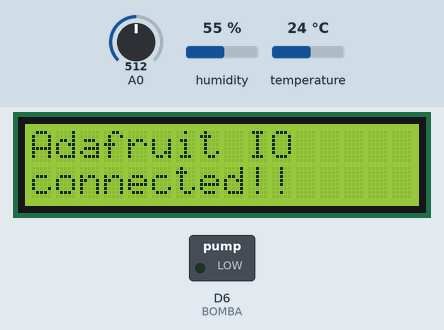
Simulated run of this sketch. Board: ESP8266 (NodeMCU). Shown: 16×2 character LCD, switched loads named in the sketch (green lamp = pin HIGH). Inputs (shaded band) come from the test bench; at power-on: A0 = 512, humidity 55 %, temperature 24 °C. What the sketch prints to the serial monitor is not drawn.

Above: at 1.8 s.
At 4.4 s:
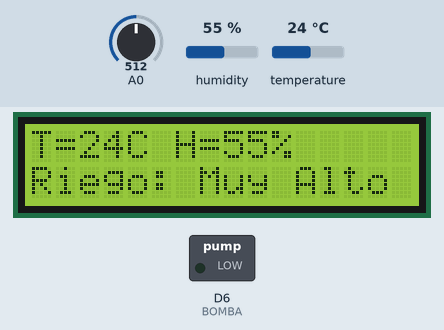
4.5 s: A0 set to 422
At 5.3 s:
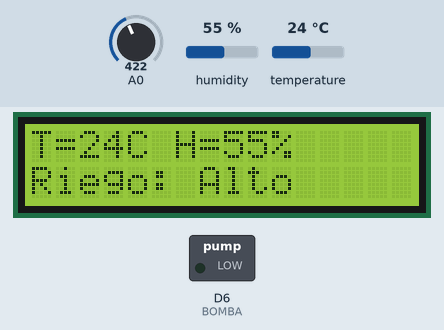
6.1 s: A0 set to 306
At 7.8 s:
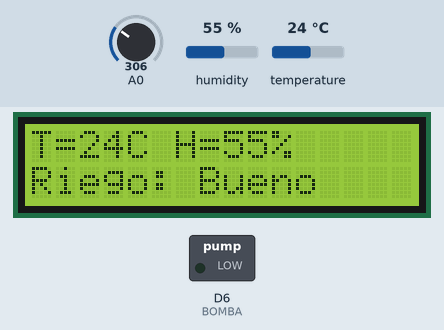
12.3 s: A0 set to 231
13.8 s: A0 set to 203
At 14.5 s:
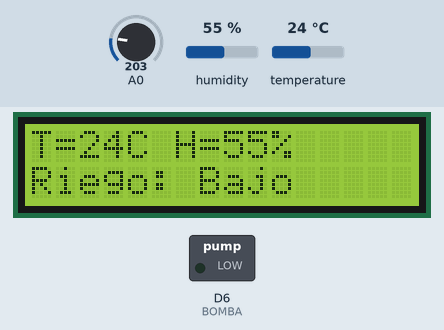
15.3 s: A0 set to 117
21.5 s: A0 set to 100
At 22.4 s:
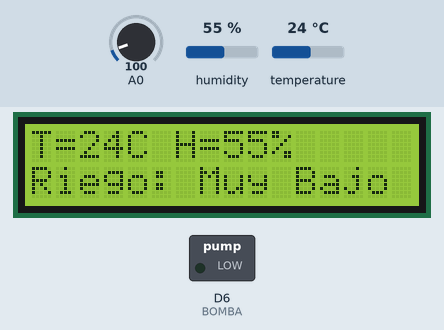
Timing chart, 0 to 24.0 s (numbered marks = the images above; inputs shaded):
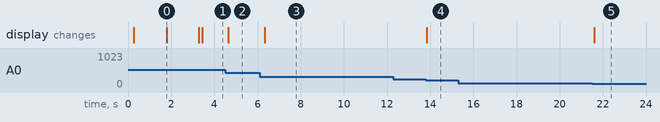

Measured:
- the behaviour switches between 217 and 216 on A0 (found by bisection; images 3 and 4)
- the behaviour switches between 109 and 108 on A0 (found by bisection; images 4 and 5)
- after the input at 4.5 s, the display: changes after 0.15 s (image 2)
- after the input at 6.1 s, the display: changes after 0.24 s (image 3)
- after the input at 12.3 s, every drawn part: stays the same
- after the input at 13.8 s, the display: changes at once (image 4)
- after the input at 15.3 s, every drawn part: stays the same
- after the input at 21.5 s, the display: changes after 0.09 s (image 5)
- what the display in image 0 shows lasts 1.5 s, from 1.8 s to 3.3 s

The sketch:

Proyecto_Interfaces_Adafruit_V7.ino.ino
```cpp
#define D0 16
//#define D1 5 SCL para Display
//#define D2 4 SDA para Display
#define D3 0
#define D4 2
#define D5 14
#define BOMBA 12
#define D7 13
#define D8 15

#include <Adafruit_Sensor.h>
#include <DHT.h>
#include <LiquidCrystal_I2C.h>
#include <Ticker.h>  //Ticker Library

//Declaración de Ticker para un tiempo1 es un pseudo-temporizador se usará más adelante
Ticker tiempo1;
Ticker tiempo2;

//Credenciales adafruit

#define IO_USERNAME  "jonloredo"
#define IO_KEY       "41a895c49a304c1eb9786a6900b6b54e"

//Credenciales Wifi

/******************************* WIFI **************************************/

#define WIFI_SSID   "Totalplay-549E"
#define WIFI_PASS   "549EC05675mRFp3U"

/*#define WIFI_SSID   "jonloredoWiFi"
#define WIFI_PASS   "labrador86"*/

#include "AdafruitIO_WiFi.h"

#if defined(USE_AIRLIFT) || defined(ADAFRUIT_METRO_M4_AIRLIFT_LITE)
  // Configure the pins used for the ESP32 connection
  #if !defined(SPIWIFI_SS) // if the wifi definition isnt in the board variant
    // Don't change the names of these #define's! they match the variant ones
    #define SPIWIFI SPI
    #define SPIWIFI_SS 10  // Chip select pin
    #define SPIWIFI_ACK 9  // a.k.a BUSY or READY pin
    #define ESP32_RESETN 6 // Reset pin
    #define ESP32_GPIO0 -1 // Not connected
  #endif
  AdafruitIO_WiFi io(IO_USERNAME, IO_KEY, WIFI_SSID, WIFI_PASS, SPIWIFI_SS, SPIWIFI_ACK, ESP32_RESETN, ESP32_GPIO0, &SPIWIFI);
#else
  AdafruitIO_WiFi io(IO_USERNAME, IO_KEY, WIFI_SSID, WIFI_PASS);
#endif

/**********************************************/


// DHT Sensor e inicialización

#define DHTTYPE DHT11


uint8_t DHTPin = D5;
DHT dht(DHTPin, DHTTYPE);


// set up the 'temperature' and 'humidity' feeds
  AdafruitIO_Feed *temperatura2io = io.feed("temperatura_dht11");
  AdafruitIO_Feed *humedad2io = io.feed("humedad_dht11");

// Adafruit riego
  AdafruitIO_Feed *nriegosensor = io.feed("nivel_de_riego");

// set up the 'regar' feed para activar función en dashboard adafruit
  AdafruitIO_Feed *regar = io.feed("regar");
  AdafruitIO_Feed *autom = io.feed("autom");
  int autom_feed;


float temperatura_dht11;
float humedad_dht11;

//Variables riego
int value;
String n_riego;

//Constructor LCD
LiquidCrystal_I2C lcd(0x3F, 16, 2);


void setup() {

  Serial.begin(115200);
  delay(100);

 // Definimos pin asignado a BOMBA como salida
  pinMode(BOMBA, OUTPUT);

//Setup para LCD
  lcd.begin(16,2);
  lcd.init();
  lcd.backlight();

//Definición de Pin para DHT e inicialización
  pinMode(DHTPin, INPUT);

  dht.begin();

    // connect to io.adafruit.com
  Serial.println();
  Serial.println("Connecting to Adafruit IO");
  io.connect();

  lcd.clear();
  lcd.setCursor(0, 0);
  lcd.print("Connecting to");
  lcd.setCursor(0, 1);
  lcd.print("Adafruit IO ...");
  delay(1500);

  // set up a message handler for the 'digital' feed.
  // the handleMessage function (defined below)
  // will be called whenever a message is
  // received from adafruit io.
  // Adafruit IO Digital Output Example
  // Tutorial Link: https://learn.adafruit.com/adafruit-io-basics-digital-output

  regar->onMessage(handleMessage); // Configurar con el nombre de mi feed 'regar'
  autom->onMessage(handleMessage2);  // Configurar con el nombre de mi feed 'autom'

  // wait for a connection
  int i=0;
  lcd.clear();
  while(io.status() < AIO_CONNECTED) {
  Serial.print(".");
  lcd.setCursor(i, 1);
  lcd.print(".");
  i++;
  if(i==15){
  lcd.clear();
  }

  delay(500);
  }

  // we are connected
  Serial.println();
  Serial.println(io.statusText());
  regar->get(); // Configurar con el nombre de mi feed 'regar'
  autom->get(); // Configurar con el nombre de mi feed 'autom'

  lcd.clear();
  lcd.setCursor(0, 0);
  lcd.print("Adafruit IO");
  lcd.setCursor(0, 1);
  lcd.print("connected!!");
  delay(1500);
  lcd.clear();

  /*Se utiliza Ticker como pseudo-temporizador cada 30 segundos llamando la
  función nivel_riego() con operador attach para poder seguir haciendo llamadas a otras funciones en
  el programa ej enlace https://circuits4you.com/2018/01/02/esp8266-timer-ticker-example/ */
  tiempo1.attach(30,nivel_riego);
  tiempo2.attach(2,automata);

}

void loop() {

  // io.run(); is required for all sketches.
  // it should always be present at the top of your loop
  // function. it keeps the client connected to
  // io.adafruit.com, and processes any incoming data.
  io.run();

//Lectura y muestra de datos de DHT11 en pantalla LCD

temperatura_dht11 = dht.readTemperature(); // Gets the values of the temperature
humedad_dht11 = dht.readHumidity(); // Gets the values of the humidity

  //Mostrar valores de Temperatura y humedad en monitor serial y pantalla LCD
  Serial.print("Temperatura: ");
  Serial.println(temperatura_dht11);

  Serial.print("Humedad: ");
  Serial.println(humedad_dht11);

  lcd.setCursor(0, 0);
  lcd.print("T=");
  lcd.setCursor(2, 0);
  lcd.print(temperatura_dht11);
  lcd.setCursor(4,0);
  lcd.print("C  ");

  lcd.setCursor(6, 0);
  lcd.print("H=");
  lcd.setCursor(8, 0);
  lcd.print(humedad_dht11);
  lcd.setCursor(10,0);
  lcd.print("%  ");

  /*Mostrará niveles de riego en cinco niveles diferentes dependiendo el voltaje
  de entrada a pin A0 y mostrará salida ocupando toda la segunda fila del LCD*/
  value= analogRead(A0);

    if(value>432){
    n_riego = String("Muy Alto");
    Serial.print("Nivel de Riego: ");
    Serial.println(n_riego);

    lcd.setCursor(0, 1);
    lcd.print("Riego: Muy Alto");
   }

    if(value>324 && value<=432){
    n_riego = String("Alto");
    Serial.print("Nivel de Riego: ");
    Serial.println(n_riego);

    lcd.setCursor(0, 1);
    lcd.print("Riego: Alto     ");
   }

    if(value>216 && value<=324){
    n_riego = String("Bueno");
    Serial.print("Nivel de Riego: ");
    Serial.println(n_riego);

    lcd.setCursor(0, 1);
    lcd.print("Riego: Bueno    ");
   }

    if(value>108 && value<=216){
    n_riego = String("Bajo");
    Serial.print("Nivel de Riego: ");
    Serial.println(n_riego);

    lcd.setCursor(0, 1);
    lcd.print("Riego: Bajo     ");
   }

    if(value<=108){
    n_riego = String("Muy Bajo");
    Serial.print("Nivel de Riego: ");
    Serial.println(n_riego);

    lcd.setCursor(0, 1);
    lcd.print("Riego: Muy Bajo ");
   }

delay(100);

}

//Función para envíar valores de nivel de riego, temperatura y humedad a Adafruit

void nivel_riego(){

  temperatura2io->save(temperatura_dht11);
  humedad2io->save(humedad_dht11);
  nriegosensor->save(n_riego);

  }

void automata(){

   if(autom_feed == 1 && value<216)
      digitalWrite(BOMBA,HIGH);


    else
      digitalWrite(BOMBA,LOW);

  }

// this function is called whenever an 'regar' feed message
// is received from Adafruit IO. it was attached to
// the 'digital' feed in the setup() function above.
void handleMessage(AdafruitIO_Data *data) {

  Serial.print("received <- ");

  if(data->toPinLevel() == HIGH)
    Serial.println("HIGH");
  else
    Serial.println("LOW");

  digitalWrite(BOMBA, data->toPinLevel());
}


// this function is called whenever an 'autom' feed message
// is received from Adafruit IO. it was attached to
// the 'digital' feed in the setup() function above.
void handleMessage2(AdafruitIO_Data *data2) {

  Serial.print("received <- ");

  if(data2->toPinLevel() == HIGH){
     Serial.println("HIGH");
     autom_feed=1;
  }
  else
  {
    Serial.println("LOW");
    autom_feed=0;}

}
```
